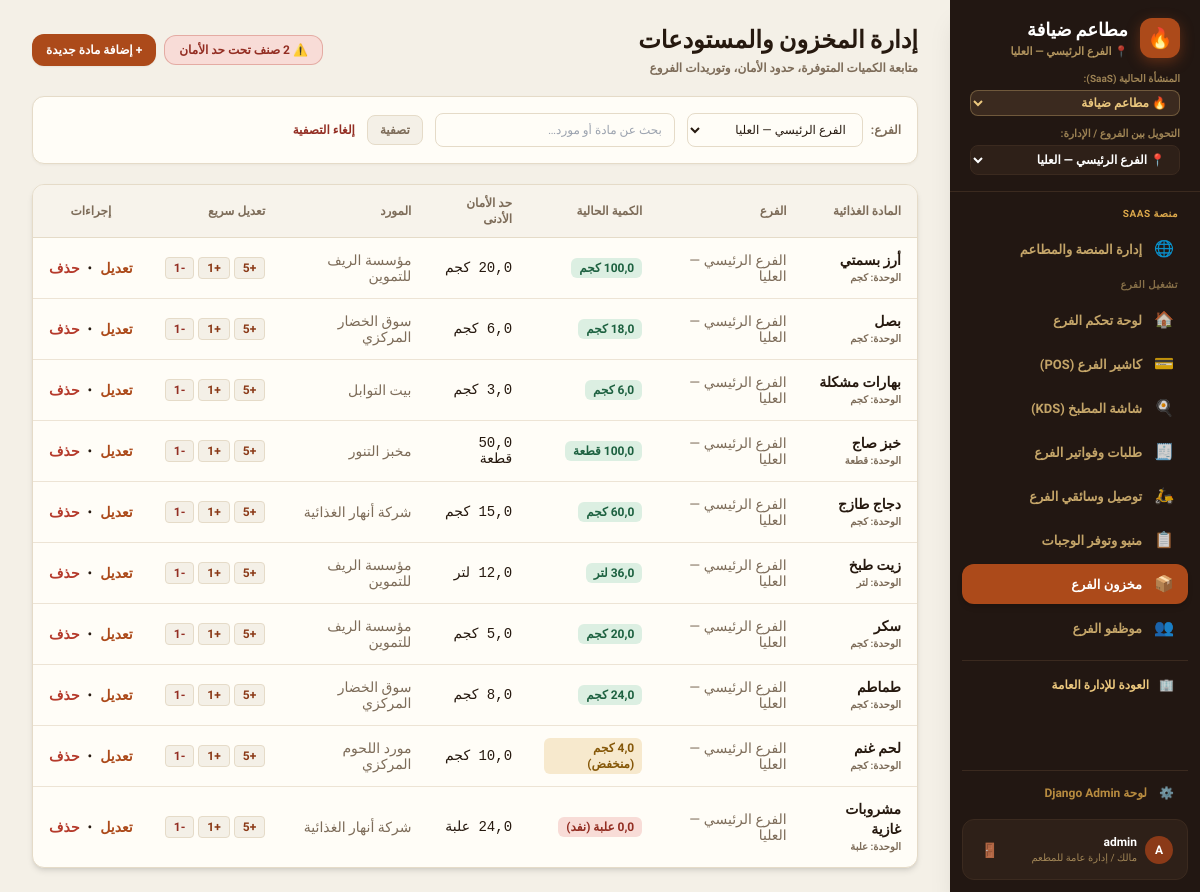
The page /inventory/ (signed in) on the database as committed earlier.
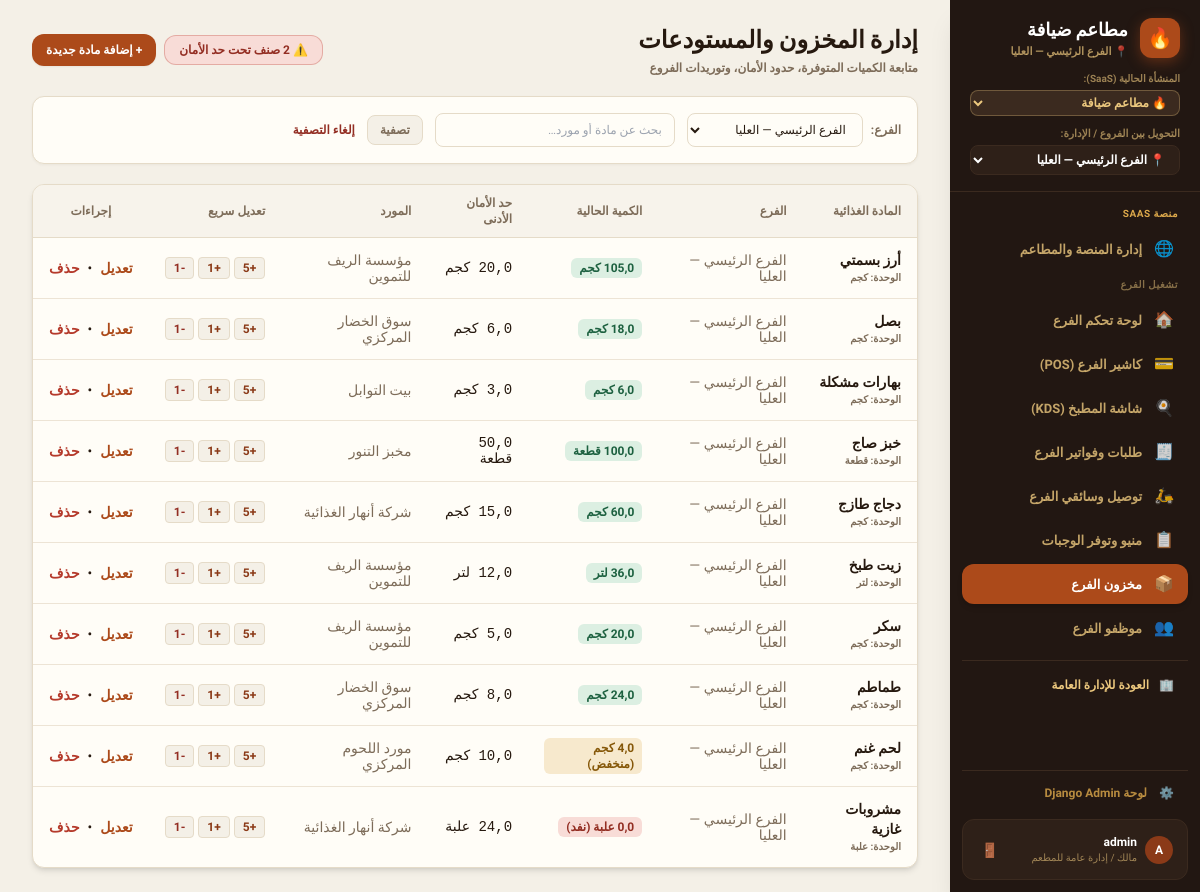
The same page on the database as committed later.
### core/models.py (models this page shows, shortened)
class InventoryItem(models.Model):
    tenant = models.ForeignKey(
        Tenant,
        on_delete=models.CASCADE,
        related_name="inventory_items",
        null=True,
        blank=True,
        verbose_name="المستأجر / المنشأة",
    )
    branch = models.ForeignKey(
        Branch,
        on_delete=models.CASCADE,
        related_name="inventory_items",
        verbose_name="الفرع",
    )
    name = models.CharField(max_length=255, verbose_name="اسم المادة")
    unit = models.CharField(max_length=50, default="كجم", verbose_name="الوحدة")
    quantity = models.DecimalField(max_digits=10, decimal_places=2, default=0.00, verbose_name="الكمية المتوفرة")
    min_quantity = models.DecimalField(max_digits=10, decimal_places=2, default=0.00, verbose_name="حد الأمان الأدنى")
    supplier = models.CharField(max_length=255, default="", blank=True, verbose_name="المورد")
    updated_at = models.DateTimeField(auto_now=True, verbose_name="آخر تحديث")
    class Meta:
        verbose_name = "عنصر مخزون"
        verbose_name_plural = "المخزون"
        ordering = ["id"]

class Branch(models.Model):
    STATUS_CHOICES = [
        ("active", "نشط"),
        ("closed", "مغلق"),
    ]
    tenant = models.ForeignKey(
        Tenant,
        on_delete=models.CASCADE,
        related_name="branches",
        null=True,
        blank=True,
        verbose_name="المستأجر / المنشأة",
    )
    name = models.CharField(max_length=255, verbose_name="اسم الفرع")
    city = models.CharField(max_length=100, default="", blank=True, verbose_name="المدينة")
    address = models.CharField(max_length=255, default="", blank=True, verbose_name="العنوان")
    phone = models.CharField(max_length=50, default="", blank=True, verbose_name="الهاتف")
    status = models.CharField(max_length=20, choices=STATUS_CHOICES, default="active", verbose_name="الحالة")
    latitude = models.DecimalField(max_digits=10, decimal_places=7, null=True, blank=True, verbose_name="خط العرض")
    longitude = models.DecimalField(max_digits=10, decimal_places=7, null=True, blank=True, verbose_name="خط الطول")
    delivery_polygon = models.JSONField(default=list, blank=True, verbose_name="مضلع التغطية على الخريطة")
    delivery_radius_km = models.DecimalField(max_digits=5, decimal_places=2, default=5.00, verbose_name="نصف قطر التغطية (كم)")
    created_at = models.DateTimeField(auto_now_add=True, verbose_name="تاريخ الإنشاء")
    class Meta:
        verbose_name = "فرع"
        verbose_name_plural = "الفروع"
        ordering = ["id"]

### core/views.py (the view)
# urls.py: path("inventory/", views.inventory_view, name="inventory"),
@login_required
@ensure_csrf_cookie
def inventory_view(request):
    if not user_has_perm(request.user, "manage_inventory"):
        return HttpResponseForbidden("غير مصرح لك بالوصول لإدارة المخزون")
    tenant = get_active_tenant(request)
    active_branch = get_active_branch(request)
    branch_id = request.GET.get("branch")
    search = request.GET.get("q", "").strip()
    items = InventoryItem.objects.filter(tenant=tenant).select_related("branch").order_by("branch__name", "name")
    if active_branch:
        items = items.filter(branch=active_branch)
        selected_branch = active_branch.id
    elif branch_id and branch_id.isdigit():
        items = items.filter(branch_id=int(branch_id))
        selected_branch = int(branch_id)
    else:
        selected_branch = "all"
    if search:
        items = items.filter(Q(name__icontains=search) | Q(supplier__icontains=search))
    branches = Branch.objects.filter(tenant=tenant).order_by("name")
    low_count = items.filter(quantity__lte=F("min_quantity")).count()
    context = {
        "tenant": tenant,
        "current_branch": active_branch,
        "items": items,
        "branches": branches,
        "low_count": low_count,
        "selected_branch": selected_branch,
        "search_query": search,
        "units": ["كجم", "لتر", "علبة", "قطعة", "كرتون", "حبة"],
    }
    return render(request, "inventory.html", context)

### core/views.py (called while the page is built, shortened)
def get_active_tenant(request):
    if hasattr(request, "tenant") and request.tenant:
        return request.tenant

def get_active_branch(request):
    tenant = get_active_tenant(request)
    profile = getattr(request.user, "profile", None)
    is_owner = request.user.is_superuser or (profile and (profile.role in ["owner", "platform_admin"] or profile.is_platform_admin))
    if not is_owner and profile and profile.branch:
        return profile.branch
    active_id = request.session.get("active_branch_id")
    if active_id:
        qs = Branch.objects.filter(id=active_id)
        if tenant:
            qs = qs.filter(tenant=tenant)
        return qs.first()
    return None

def user_has_perm(user, perm_key):
    if not user or not user.is_authenticated:
        return False
    if user.is_superuser:
        return True

### templates/inventory.html (shortened to what the changed rows need)
{% extends "base.html" %}
{% block content %}
<div>
    <div class="mb-5 flex flex-col sm:flex-row sm:items-center sm:justify-between gap-2">
        <div>
            <h1 class="text-2xl font-black font-display text-ink">إدارة المخزون والمستودعات</h1>
        </div>
    </div>
    <div class="card overflow-hidden shadow-md">
        <div class="overflow-x-auto">
            <table class="w-full text-right text-xs">
                <thead class="border-b border-line bg-paper/70">
                    <tr>
                        <th class="th">المادة الغذائية</th>
                        <th class="th">الفرع</th>
                        <th class="th">الكمية الحالية</th>
                        <th class="th">حد الأمان الأدنى</th>
                        <th class="th">المورد</th>
                        <th class="th">تعديل سريع</th>
                        <th class="th text-center">إجراءات</th>
                    </tr>
                </thead>
                <tbody class="divide-y divide-line/70">
                    {% for it in items %}
                    <tr class="hover:bg-paper/30 transition">
                        <td class="td font-bold text-ink">
                            <p class="text-sm font-extrabold">{{ it.name }}</p>
                            <p class="text-[10px] text-soft">الوحدة: {{ it.unit }}</p>
                        </td>
                        <td class="td text-soft">{{ it.branch.name }}</td>
                        <td class="td">
                            <span class="inline-flex items-center gap-1.5 rounded-md px-2 py-0.5 font-black text-xs
                                {% if it.quantity == 0 %}bg-bad-100 text-bad-700
                                {% elif it.quantity <= it.min_quantity %}bg-warn-100 text-warn-700
                                {% else %}bg-good-100 text-good-700{% endif %}">
                                {{ it.quantity|floatformat:1 }} {{ it.unit }}
                            </span>
                        </td>
                        <td class="td font-mono">{{ it.min_quantity|floatformat:1 }} {{ it.unit }}</td>
                        <td class="td text-soft">{{ it.supplier|default:"—" }}</td>
                        <td class="td">
                            <div class="flex items-center gap-1">
                                <button onclick="adjustStock({{ it.id }}, 5)" class="rounded bg-paper border border-line px-2 py-0.5 text-xs font-bold hover:bg-brand-100 text-brand-700">+5</button>
                                <button onclick="adjustStock({{ it.id }}, 1)" class="rounded bg-paper border border-line px-2 py-0.5 text-xs font-bold hover:bg-brand-100 text-brand-700">+1</button>
                                <button onclick="adjustStock({{ it.id }}, -1)" class="rounded bg-paper border border-line px-2 py-0.5 text-xs font-bold hover:bg-bad-100 text-bad-700">-1</button>
                            </div>
                        </td>
                        <td class="td text-center">
                            <div class="flex items-center justify-center gap-2">
                                <button onclick="openEditInvModal({{ it.id }}, '{{ it.name }}', {{ it.quantity }}, {{ it.min_quantity }}, '{{ it.supplier }}')" class="text-brand-600 hover:text-brand-700 font-bold">
                                    تعديل
                                </button>
                                <span>•</span>
                                <button onclick="deleteInventoryItem({{ it.id }}, '{{ it.name }}')" class="text-bad-600 hover:text-bad-700 font-bold">
                                    حذف
                                </button>
                            </div>
                        </td>
                    </tr>
                    {% empty %}
                    <tr>
                        <td colspan="7" class="py-12 text-center text-xs text-soft font-bold">لا توجد مواد مطابقة في المخزون</td>
                    </tr>
                    {% endfor %}
                </tbody>
            </table>
        </div>
    </div>
</div>
{% endblock %}

Rows that differ between the two databases and show on the page:
changed InventoryItem "أرز بسمتي": quantity "100,0" → "105,0"
